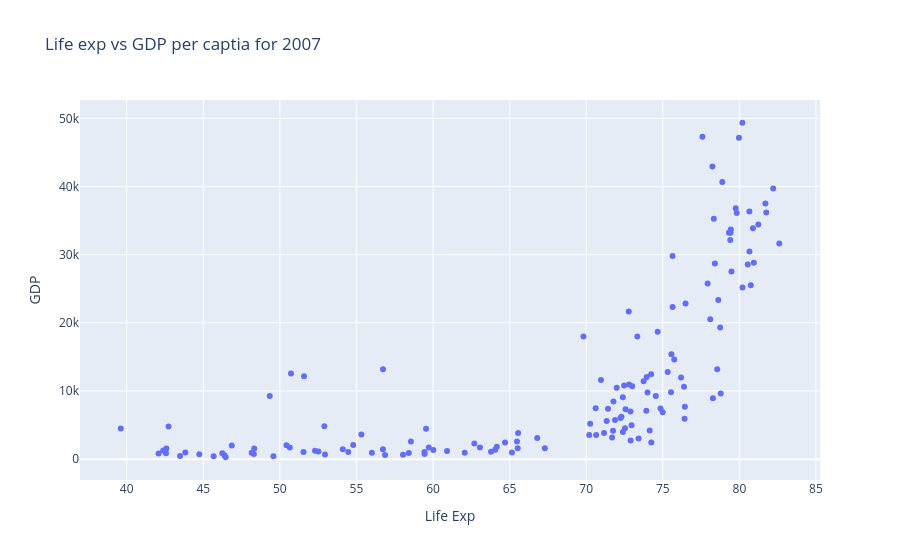

Write notebook code for a chart like this one.
### Code cell
## create figure just like we did in matplotlib and then we call show function
## figure has two arguments...data-> plot graph and layout->design graph (fontsize, x axis pe kya hoga,y axis pe kya hoga)

trace1=go.Scatter(x=temp_df['lifeExp'],y=temp_df['gdpPercap'],mode='markers')
data=[trace1]
layout=go.Layout(title='Life exp vs GDP per captia for 2007',xaxis={'title':'Life Exp'},yaxis={'title':'GDP'})
fig=go.Figure(data,layout)
fig.show()

### Figure 1 — Plotly figure (JSON) as saved in the notebook; plotly's stock layout.template omitted (floating-point values rounded to 4 significant figures; data arrays with more than 128 entries replaced by an {"elided": "..."} marker saying what was removed)
{"data": [{"mode": "markers", "type": "scatter", "x": {"elided": "142 float values"}, "y": {"elided": "142 float values"}}], "layout": {"title": {"text": "Life exp vs GDP per captia for 2007"}, "xaxis": {"title": {"text": "Life Exp"}}, "yaxis": {"title": {"text": "GDP"}}}}
